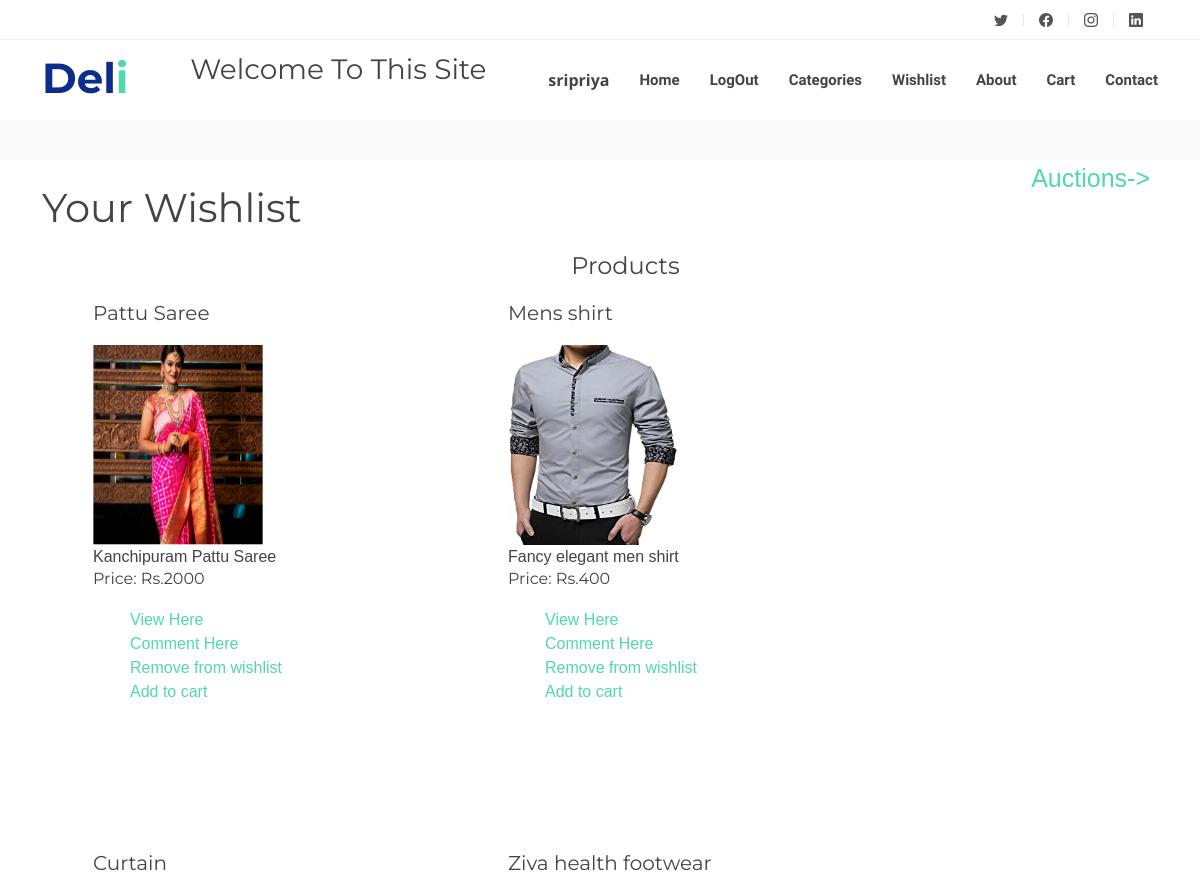
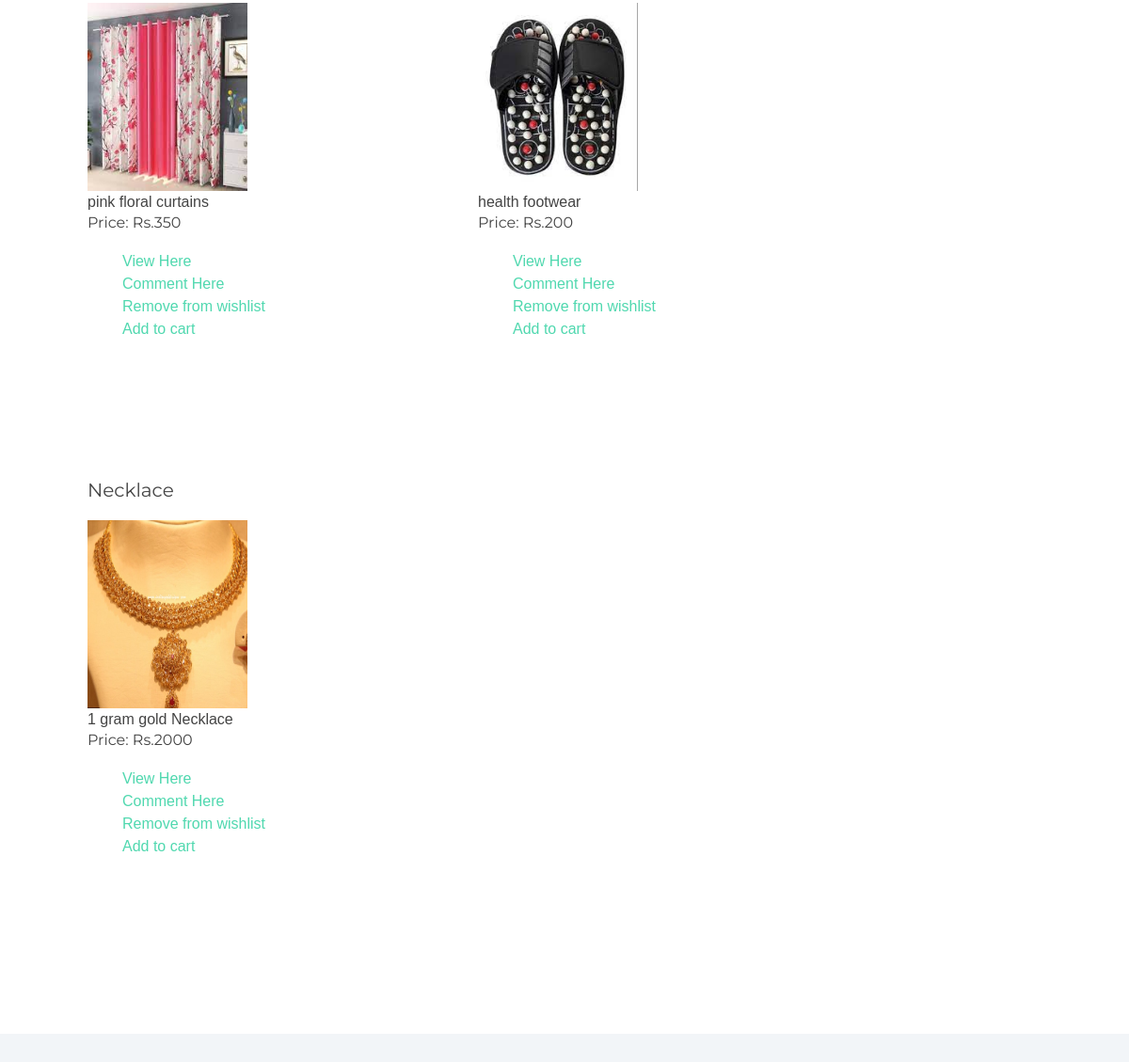
Page /fwishlist (signed in) on the earlier database version (2 pictures, top to bottom).
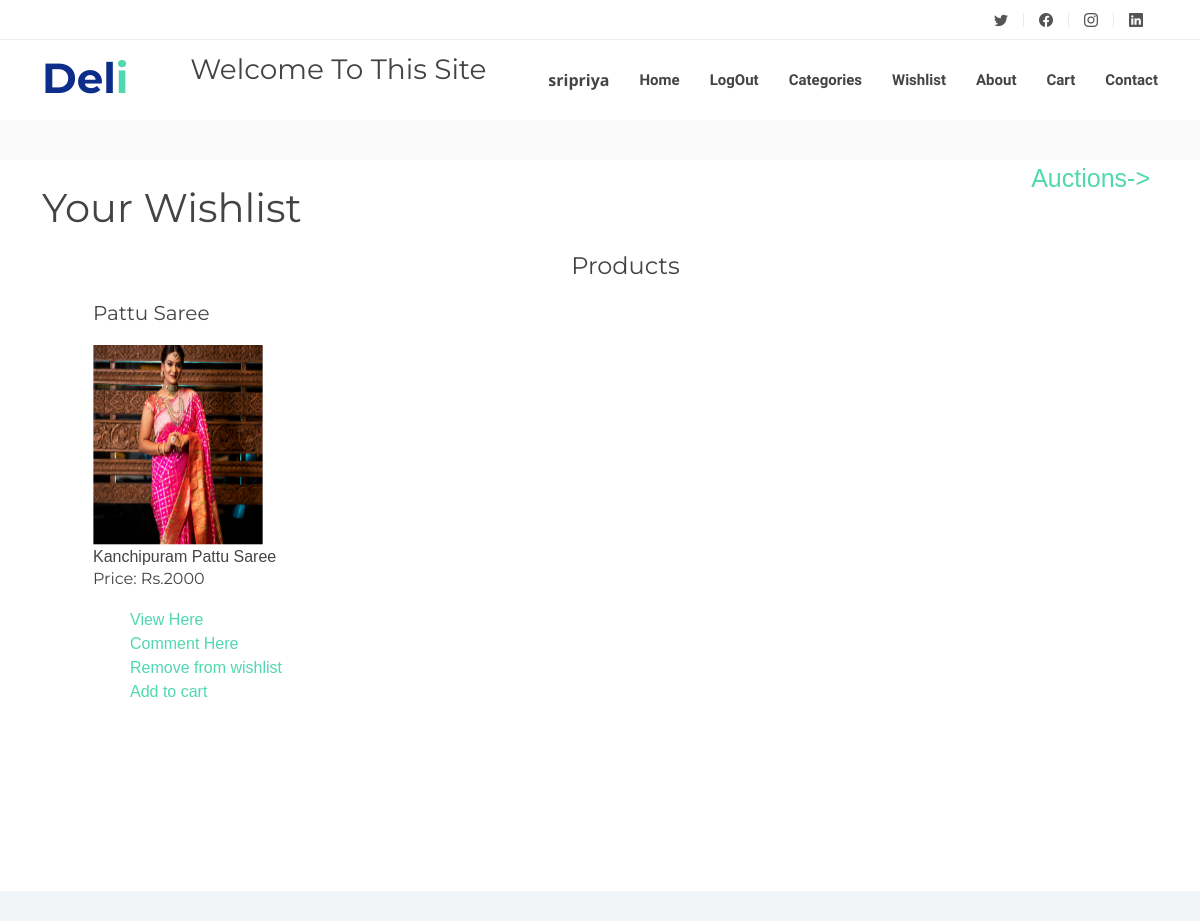
Same page on the later database version.
### auctions/models.py (models this page shows)
class User(AbstractUser):
    pass

### first/models.py (models this page shows, shortened)
class Products(models.Model):
    Image=models.ImageField(null=True,blank =True)
    Title=models.CharField(max_length=64)
    Description=models.CharField(max_length=50)
    price=models.IntegerField(default=None)
    category=models.ForeignKey(Categories,on_delete=models.CASCADE,related_name="categories",null=True)

### first/views.py (the view)
# urls.py: path("fwishlist",views.fwishlist,name="fwishlist"),
@login_required(login_url='/login')
def fwishlist(request):
    current=request.user
    try:
        instance= Wishlist.objects.get(user=current)
        return render(request, "first/index.html",{
            "p":instance.item.all(),
            "wishlist": True,
        })
    except Wishlist.DoesNotExist:
        return HttpResponse("NO items in your Wishlist")

### first/templates/first/index.html (shortened to what this page needs)
{% extends "first/layout.html" %}
{% load static %}
{% block header %}
    <h3>Welcome To This Site</h3>
{% endblock %}
{% block body %}
{% if wishlist %}
<h1> Your Wishlist</h1>
{% endif %}
    <div style="margin-left:51px;font-family:sans-serif">
        <h4 style="text-align:center;">Products</h4>
        <a style="position:absolute; font-size:25px;TOP:160px; RIGHT:50px;" href="auction">Auctions-></a>
        {% for product in p %}
        <div style= "height:550px; width: 415px ;border:20px 20px 20px 0px solid #dcdcdc ; outline:none; float:left" >
            <h5>{{product.Title}}</h5>
             {% if product.Image %}
             <img src="{{ product.Image.url }}" alt="{{product.Title}}" width="170px" height="200px"><br/>
             {% endif %}
             {{product.Description}}
             <h6>Price: Rs.{{product.price}}</h6>
            <div>
             <ul style="list-style-type:none;">
                <li> <a href= "fshow/{{product.id}}" style = "margin-left:5px; margin-right:5px"> View Here</a>
                <li> <a href= "/comment/{{product.id}}" style = "margin-left:5px; margin-right:5px">Comment Here</a>
                {% if wishlist %}
                    <li> <a href= "{% url 'removewish' product.id %}" style = "margin-left:5px; margin-right:5px"> Remove from wishlist </a>
                 {% else %}
                    <li> <a href= "{% url 'addwish' product.id %}" style = "margin-left:5px; margin-right:5px"> Add to Wishlist </a>
                {% endif%}
                {% if cart %}
                    <li> <a href= "{% url 'removecart' product.id %}" style = "margin-left:5px; margin-right:5px"> Remove from cart</a>
                 {% else %}
                    <li> <a href= "{% url 'addcart' product.id %}" style = "margin-left:5px; margin-right:5px"> Add to cart</a>
                {% endif %}
             </ul>
            </div>
        </div>
        {% endfor %} <br/>
    </div> <br/>
{% endblock %}

### first/templates/first/layout.html (shortened to what this page needs)
{% load static %}
<!DOCTYPE html>
<html lang="en">
  <head>
    <link href="{% static 'first/assets/vendor/aos/aos.css' %}" rel="stylesheet">
    <link href="{% static 'first/assets/vendor/bootstrap/css/bootstrap.min.css' %}" rel="stylesheet">
    <link href="{% static 'first/assets/vendor/bootstrap-icons/bootstrap-icons.css' %}" rel="stylesheet">
    <link href="{% static 'first/assets/vendor/boxicons/css/boxicons.min.css' %}" rel="stylesheet">
    <link href="{% static 'first/assets/vendor/glightbox/css/glightbox.min.css' %}" rel="stylesheet">
    <link href="{% static 'first/assets/vendor/swiper/swiper-bundle.min.css' %}" rel="stylesheet">
    <link href="{% static 'first/assets/css/style.css' %}" rel="stylesheet">
  </head>
<body>
  <section id="topbar" class="d-flex align-items-center">
    <div class="container d-flex justify-content-center justify-content-md-between">
      <div class="social-links d-none d-md-flex align-items-center">
        <a href="#" class="twitter"><i class="bi bi-twitter"></i></a>
        <a href="#" class="facebook"><i class="bi bi-facebook"></i></a>
        <a href="#" class="instagram"><i class="bi bi-instagram"></i></a>
        <a href="#" class="linkedin"><i class="bi bi-linkedin"></i></i></a>
      </div>
    </div>
  </section>
  <header id="header" class="d-flex align-items-center">
    <div class="container d-flex justify-content-between">
      <div id="logo">
        <h1><a href="index.html">Del<span>i</span></a></h1>
      </div>
      {% block header %}
      {% endblock %}
      <nav id="navbar" class="navbar">
        <ul>
           {% if user.is_authenticated %}
                <strong>{{ user.username }}</strong>
                 <li><a class="nav-link scrollto " href="{% url 'index' %}">Home</a></li>
                <li><a class="nav-link scrollto " href="{% url 'logout' %}">LogOut</a></li>
                <li><a class="nav-link scrollto" href ="{% url 'categories' %}">Categories</a></li>
                <li><a class="nav-link scrollto" href="{% url 'fwishlist' %}">Wishlist</a></li>
           {% else %}
           <li><a class="nav-link scrollto " href="{% url 'login' %}">Login</a></li>
            <li><a class="nav-link scrollto " href="{% url 'register' %}">Register</a></li>
           {% endif %}
          <li><a class="nav-link scrollto" href="{% url 'about' %}">About</a></li>
          <li><a class="nav-link scrollto" href="{% url 'fcart' %}">Cart</a></li>
          <li><a class="nav-link scrollto" href="{% url 'contact' %}">Contact</a></li>
        </ul>
      </nav>
    </div>
  </header>
  <main id="main">
    <section class="breadcrumbs">
    </section>
    <section class="inner-page pt-4">
      <div class="container">
        {% block body%}
        {% endblock %}
      </div>
    </section>
  </main>
  <footer id="footer">
  </footer>
</body>
</html>

### first/static/first/assets/css/style.css (style rules this page uses)
body { background: #fff; color: #444; font-family: "Open Sans", sans-serif; }
a { color: #50d8af; text-decoration: none; transition: 0.5s; }
h1, h2, h3, h4, h5, h6 { font-family: "Montserrat", sans-serif; font-weight: 400; margin: 0 0 20px 0; padding: 0; }
#topbar { background: #fff; border-bottom: 1px solid #eee; font-size: 14px; padding: 0; height: 40px; }
#topbar .social-links a { color: #555; padding: 0 15px; display: inline-block; line-height: 1px; border-left: 1px solid #e9e9e9; }
#topbar .social-links a:first-child { border-left: 0; }
#header { height: 80px; transition: all 0.5s; z-index: 997; background: #fff; box-shadow: 0px 6px 9px 0px rgba(0, 0, 0, 0.06); }
#header #logo h1 { font-size: 42px; margin: 0; padding: 0; font-family: "Montserrat", sans-serif; font-weight: 700; }
#header #logo h1 a { color: #0c2e8a; }
#header #logo h1 a span { color: #50d8af; }
.navbar { padding: 0; }
.navbar ul { margin: 0; padding: 0; display: flex; list-style: none; align-items: center; }
.navbar li { position: relative; }
.navbar a, .navbar a:focus { display: flex; align-items: center; justify-content: space-between; padding: 10px 0 10px 30px; font-family: "Raleway", sans-serif; font-size: 15px; font-weight: 600; color: #444; white-space: nowrap; transition: 0.3s; }
section { padding: 40px 0; overflow: hidden; }
.breadcrumbs { padding: 20px 0; background-color: #fafafa; min-height: 40px; }
#footer { background: #f2f5f8; padding: 0 0 30px 0; font-size: 14px; }

Differences in the rows shown:
removed Products: Title "Mens shirt", Image (picture), Description "Fancy elegant men shirt", price "400"
removed Products: Title "Curtain", Image (picture), Description "pink floral curtains", price "350"
removed Products: Title "Ziva health footwear", Image (picture), Description "health footwear", price "200"
removed Products: Title "Necklace", Image (picture), Description "1 gram gold Necklace", price "2000"
